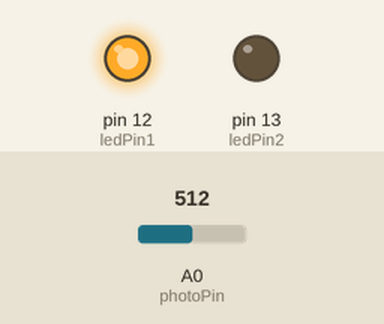
A sketch run on a simulated Arduino Uno, built with avr-gcc and run on an emulated ATmega328P. On the bench: output pins drawn as LEDs (lit = HIGH). The test bench sets the inputs (shaded band); at power-on: A0 (photoPin) = 512.

Above: at 1.2 s.
1.3 s: A0 (photoPin) set to 595
2.8 s: A0 (photoPin) set to 623
At 3.7 s:
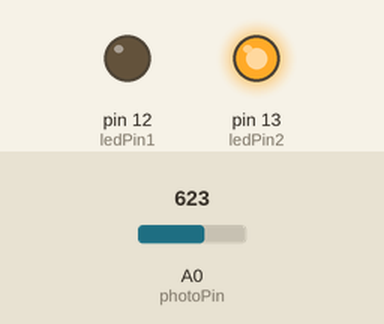
4.3 s: A0 (photoPin) set to 511
At 4.9 s:
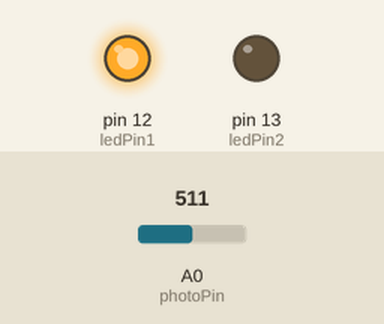
5.8 s: A0 (photoPin) set to 716
At 7.2 s:
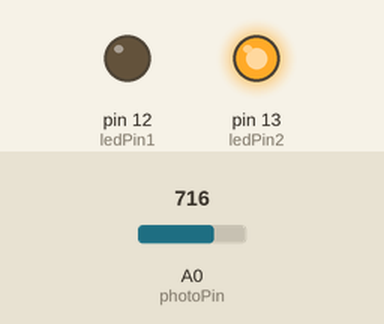
Timing chart, 0 to 8.3 s (numbered marks = the images above; inputs shaded):
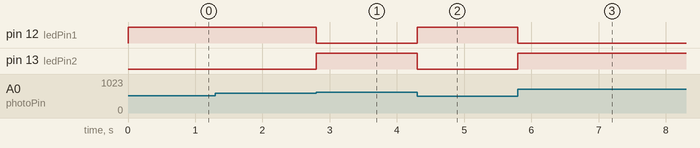

Measured:
- the behaviour switches between 613 and 614 on A0 (photoPin) (found by bisection; images 0 and 1)
- after the input at 1.3 s, every drawn part: stays the same
- after the input at 2.8 s, pin 12 (ledPin1): HIGH → LOW at once; pin 13 (ledPin2): LOW → HIGH at once
- after the input at 4.3 s, pin 12 (ledPin1): LOW → HIGH at once; pin 13 (ledPin2): HIGH → LOW at once
- after the input at 5.8 s, pin 12 (ledPin1): HIGH → LOW at once; pin 13 (ledPin2): LOW → HIGH at once

The sketch:

fotoresistor.ino
```cpp
int photoPin = A0;
int ledPin1 = 12;
int ledPin2 = 13;

void setup() {
  pinMode(ledPin1, OUTPUT);
  pinMode(ledPin2, OUTPUT);
}

void loop() {
  int lightRaw = analogRead(photoPin);
  int light = map(lightRaw, 1023, 0, 10, 0);

  if (light < 7) {
    digitalWrite(ledPin1, HIGH);
    digitalWrite(ledPin2, LOW);
  }

  else {
    digitalWrite(ledPin1, LOW);
    digitalWrite(ledPin2, HIGH);
  }
}
```
